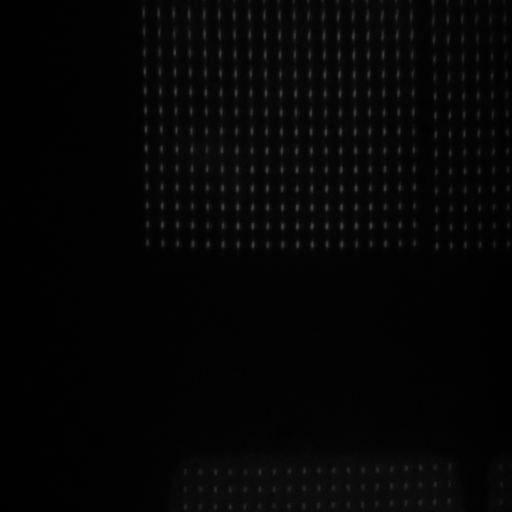
#> input picture X2110-Camera/100x/cal-turret-7/488.tif, 512 x 512 px
$ python calibration.py
#> lines starting #> are read from the running program, lines starting #| are printed output that depends on the picture; long printed decimals are rounded
# -*- coding: utf-8 -*-
"""
Created on Sat Aug 15 12:32:33 2015

@author: Andre
"""
#import seaborn as sns
#sns.set()
import matplotlib.pyplot as plt
import numpy as np
from mpl_toolkits.mplot3d import Axes3D
import scipy.optimize as sp
from scipy.spatial import distance


plt.close('all')
# [9 lines of commented-out code are left out]

def twoD_Gaussian(x_y, offset, amplitude, xo, yo, sigma_x, sigma_y, theta):
    x, y = x_y
    xo = float(xo)
    yo = float(yo)
    a = (np.cos(theta)**2)/(2*sigma_x**2) + (np.sin(theta)**2)/(2*sigma_y**2)
    b = -(np.sin(2*theta))/(4*sigma_x**2) + (np.sin(2*theta))/(4*sigma_y**2)
    c = (np.sin(theta)**2)/(2*sigma_x**2) + (np.cos(theta)**2)/(2*sigma_y**2)
    g = offset + amplitude*np.exp( - (a*((x-xo)**2) + 2*b*(x-xo)*(y-yo)
                            + c*((y-yo)**2)))
    return g.ravel()

###################################################################################
# =============================================================================
# Images files to load and initial points to do the calibration
# =============================================================================

imagesFiles = [ '488.tif',  '568.tif', '605.tif', '735.tif']


initialPoint = np.array([[148, 243], [148, 280], [147,291], [151,321]])

zeroPoint = 605 #point for 0 pixel displacement


#############################################

centerPos = []

for i,items in enumerate(imagesFiles):

    image = plt.imread(items) #read image file
#> image is the input picture: shape (512, 512) uint16; min 135, max 15887, mean 1553.8

    squareSize = 20

    xmin = initialPoint[i][0]-squareSize/2
    xmax = initialPoint[i][0]+squareSize/2
    ymin = initialPoint[i][1]-squareSize/2
    ymax = initialPoint[i][1]+squareSize/2

    x = np.arange(xmin, xmax,1)
    y = np.arange(ymin, ymax,1)

    X, Y = np.meshgrid(x,y) #note: meshgrid is needed to use an asymetric grid with plot_surface, I tried mgrid and it didn't work.


    imageMask =  image[int(np.min(Y)):int(np.max(Y))+1, int(np.min(X)):int(np.max(X))+1] #to mask it correctly we have to invert X and Y here
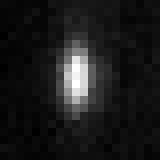
#> imageMask: shape (20, 20) uint16 (shown 8 times larger); min 411, max 10489, mean 1498.1; drawn with min black and max white

    ig = (np.min(image), np.max(image) , initialPoint[i][1], initialPoint[i][0], 2.0, 2.0, 0.0)
#> ig = (135, 15887, 243, 148, 2, 2, 0)
    inpars, pcov = sp.curve_fit(twoD_Gaussian,(Y,X), imageMask.ravel(), p0=ig, maxfev=20000)
#> inpars = [935.6, 10150.5, 242.2, 147.2, 2.71, 1.3, 0.0109]
    fit3 = twoD_Gaussian((Y, X), *inpars).reshape(X.shape[0], Y.shape[1])
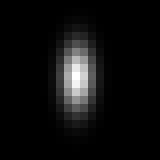
#> fit3: shape (20, 20) float64 (shown 8 times larger); min 935.6, max 10983.1, mean 1498.1; drawn with min black and max white


    #Plot image
    fig1 = plt.figure()
    ax1 = fig1.add_subplot(111, projection='3d')
    ax1.plot_surface(X, Y, imageMask, rstride=1, cstride=1, cmap="hsv", linewidth=0, antialiased=False, alpha=0.5)
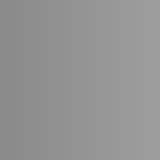
#> X: shape (20, 20) float64 (shown 8 times larger); min 138, max 157, mean 147.5
    ax1.plot_wireframe(X, Y, fit3, color="black", linewidth=3, alpha=0.3)
    ax1.set_xlabel("Pixels")
    ax1.set_ylabel("Pixels")
    ax1.set_zlabel("Intensity")
    plt.title(items)
    plt.show()
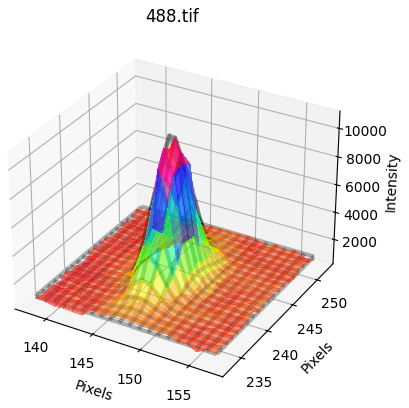
#> figure drawn by matplotlib, 1 panel


    # Getting center and standard deviation in x and y
    xCenter = inpars[3]       # Center of x in nanometer
#> xCenter = 147.2
    yCenter = inpars[2]       # Center of y in nanometer
#> yCenter = 242.2
    print('==========================')
    print(items)
    print('X pos: ' + str(xCenter))
#| X pos: 147.169
    print('Y pos: ' + str(yCenter))
#| Y pos: 242.157
    print('===========================')


    splitName = items.split('.tif')
    centerPos.append([int(splitName[0]), xCenter, yCenter])
#> pass 2 of the loop `for i,items in enumerate(imagesFiles):`:
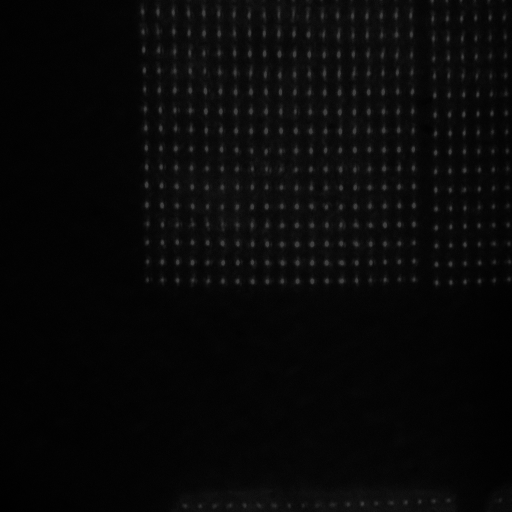
#> input picture X2110-Camera/100x/cal-turret-7/568.tif, 512 x 512 px
#> image is the input picture: shape (512, 512) uint16; min 177, max 15882, mean 2345.6
#> `imageMask =  image[int(np.min(Y)):int(np.max(Y))+1, int(np.min(X)):int..`:
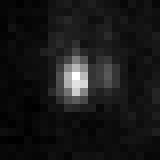
#> imageMask: shape (20, 20) uint16 (shown 8 times larger); min 787, max 13046, mean 1986.2; drawn with min black and max white
#> ig = (177, 15882, 280, 148, 2, 2, 0)
#> inpars = [1586.7, 11405.8, 279.4, 147, 1.78, 1.25, 0.00927]
#> `plt.show()`:
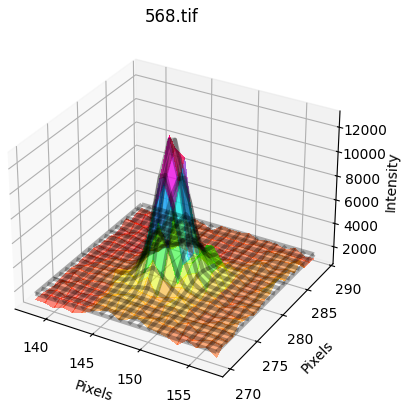
#> figure drawn by matplotlib, 1 panel
#> xCenter = 147
#> yCenter = 279.4
#| X pos: 147.024
#| Y pos: 279.397
#> pass 3 of the loop `for i,items in enumerate(imagesFiles):`:
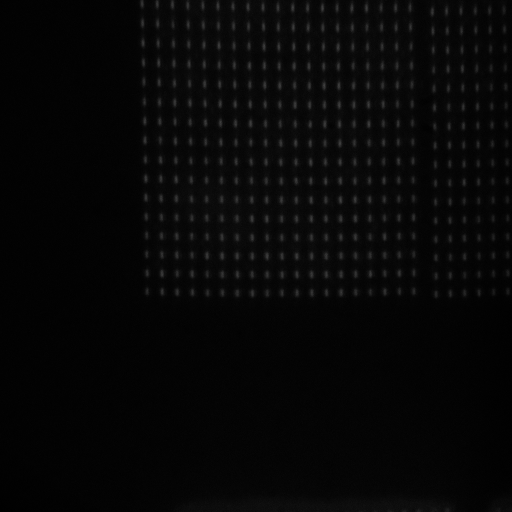
#> input picture X2110-Camera/100x/cal-turret-7/605.tif, 512 x 512 px
#> image is the input picture: shape (512, 512) uint16; min 126, max 15881, mean 1871
#> `imageMask =  image[int(np.min(Y)):int(np.max(Y))+1, int(np.min(X)):int..`:
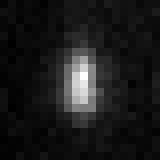
#> imageMask: shape (20, 20) uint16 (shown 8 times larger); min 659, max 10860, mean 1752.1; drawn with min black and max white
#> ig = (126, 15881, 291, 147, 2, 2, 0)
#> inpars = [1196.5, 9190, 290.9, 146.7, 2.73, 1.41, -0.00177]
#> `plt.show()`:
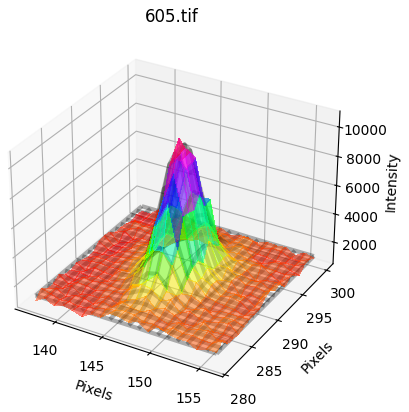
#> figure drawn by matplotlib, 1 panel
#> xCenter = 146.7
#> yCenter = 290.9
#| X pos: 146.681
#| Y pos: 290.894
#> the loop made 4 passes; the first 3 are shown

centerPos = np.array(centerPos)

distancesAll = distance.cdist(centerPos[:,1:3], centerPos[:,1:3])

pixelRef_ind = np.where(centerPos[:,0] == zeroPoint)[0][0]

distanceCenter = distancesAll[pixelRef_ind, :]

distanceCenter[0:pixelRef_ind] = distanceCenter[0:pixelRef_ind]*-1

plt.figure(5)
plt.plot(distanceCenter, centerPos[:,0], 'o')
plt.xlabel('Pixel Displacement')
plt.ylabel('Wavelength (nm)')
plt.title('Pixel Displacement by Wavelength')


z = np.polyfit(distanceCenter, centerPos[:,0], 3)
p = np.poly1d(z)
print(p)

xx = np.arange(np.min(distanceCenter)-2, np.max(distanceCenter)+2, 0.5)
#> xx = 166 values from -50.74 to 31.76
yy = p(xx)
plt.plot(xx,yy, '--r')
#plt.show()
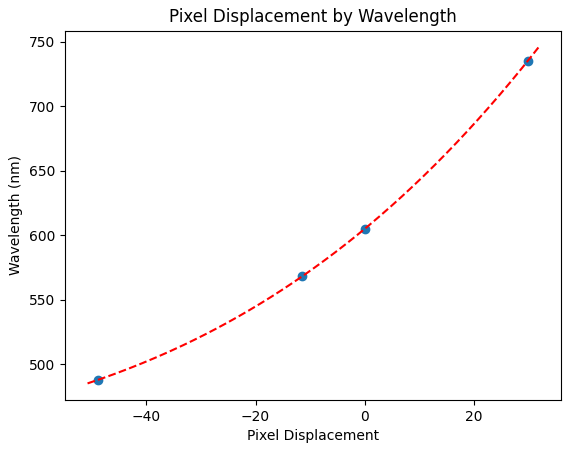
#> figure drawn by matplotlib, 1 panel; curve peaks at x = 31.76, y = 745.5
